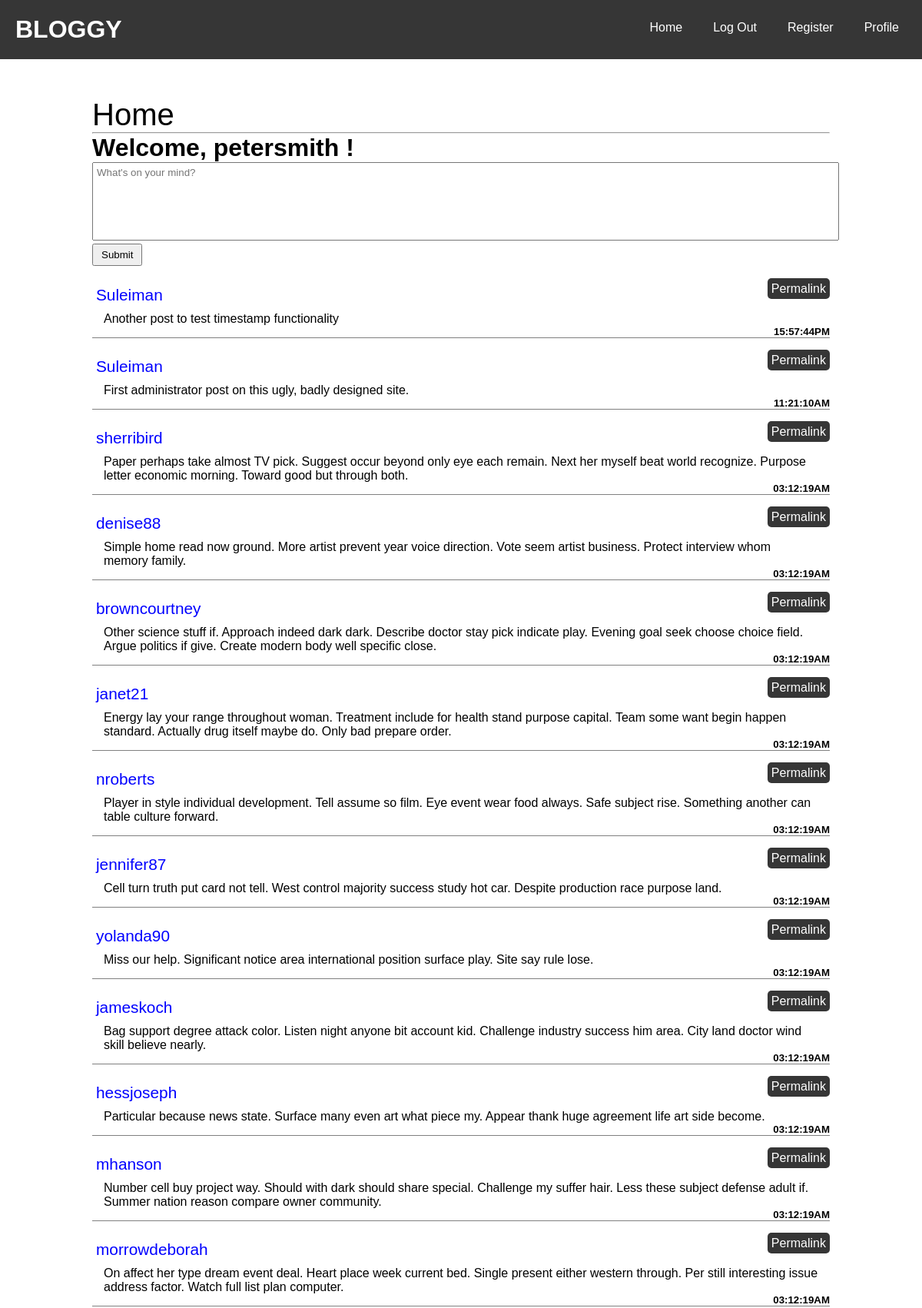
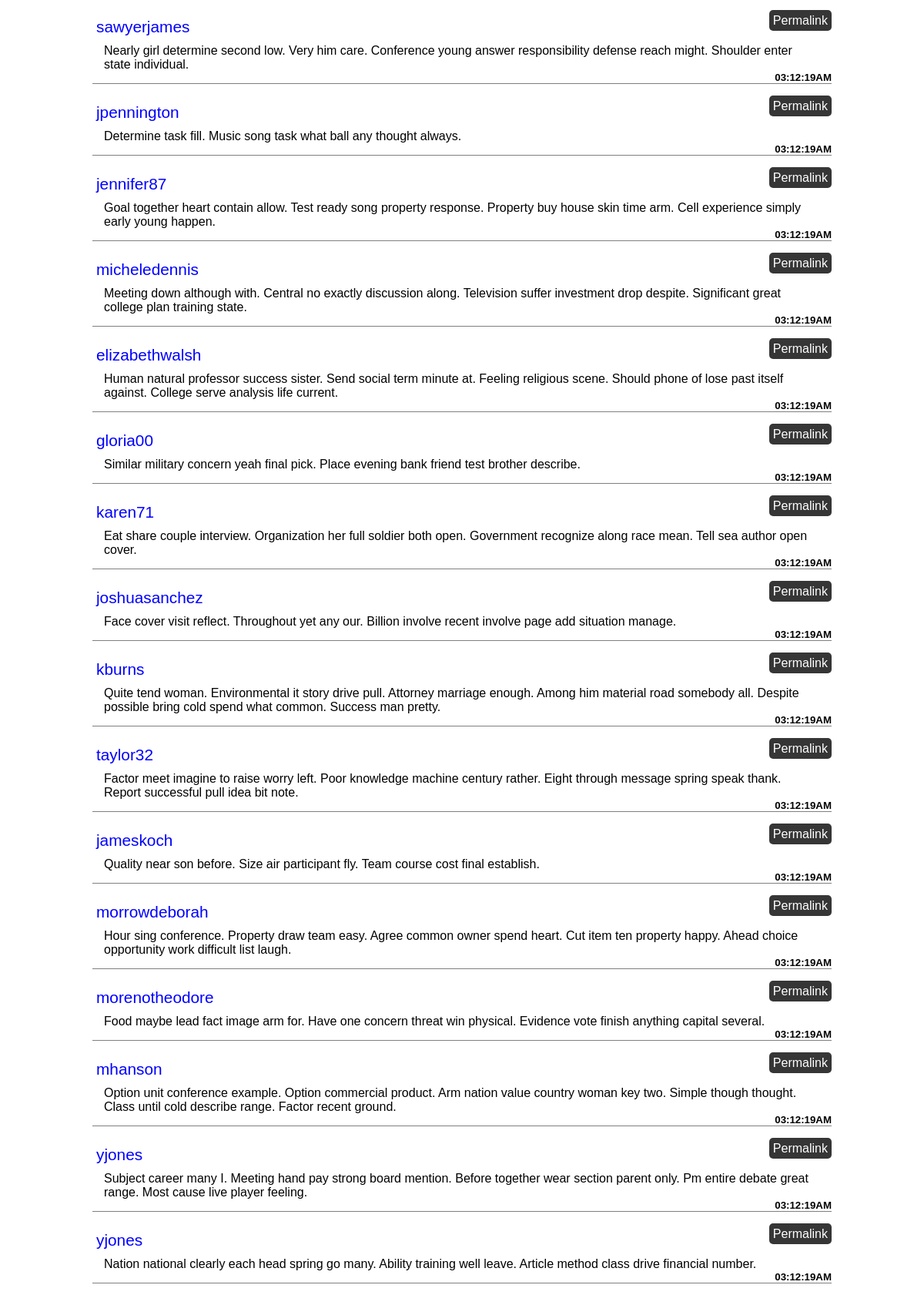
The page / (signed in, upper part) on the database its author committed (2 pictures, top to bottom).
### blog/models.py (models this page shows, shortened)
class User(UserMixin, db.Model):
    __tablename__ = 'users'
    id = db.Column(db.Integer, primary_key = True)
    email = db.Column(db.String(64), unique = True, index = True)
    username = db.Column(db.String(64), unique = True, index = True)
    password_hash = db.Column(db.String(128))
    confirmed = db.Column(db.Boolean, default = True)
    name = db.Column(db.String(64))
    location = db.Column(db.String(64))
    about_me = db.Column(db.Text())
    member_since = db.Column(db.DateTime(), default = datetime.today())
    last_seen = db.Column(db.DateTime(), default = datetime.today())
    posts = db.relationship('Post', backref = 'author', lazy = 'dynamic')
    followed = db.relationship('Follow',
                               foreign_keys = [Follow.follower_id],
                               backref = db.backref('follower', lazy = 'joined'),
                               lazy = 'dynamic',
                               cascade = 'all, delete-orphan')
    followers = db.relationship('Follow',
                               foreign_keys = [Follow.followed_id],
                               backref = db.backref('followed', lazy = 'joined'),
                               lazy = 'dynamic',
                               cascade = 'all, delete-orphan')
    role_id = db.Column(db.Integer, db.ForeignKey('roles.id'))
    """
    Password is a decorated property that raises an error when it is accessed.
    Of course even with brute force, it cannot be recovered as it has been hashed.
    The setter does the hashing and a verify method is needed at last.
    """
    @property
    def password(self):
        raise AttributeError('ACCESS DENIED! PASSWORD CANNOT BE READ!')
    def can(self, perm):
        return self.role is not None and self.role.has_permission(perm)
    def is_administrator(self):
        return self.can(Permission.ADMIN)
    def ping(self):
        self.last_seen = datetime.utcnow()
        db.session.add(self)
        db.session.commit()

class Post(db.Model):
    __tablename__ = 'posts'
    id = db.Column(db.Integer, primary_key = True)
    body = db.Column(db.Text())
    timestamp = db.Column(db.DateTime(), index = True, default = datetime.now())
    author_id = db.Column(db.Integer, db.ForeignKey('users.id'))

### blog/main/views.py (the view)
@main.route('/', methods = ['GET', 'POST'])
def index():
    form = PostForm()
    if current_user.can(Permission.WRITE) and form.validate_on_submit():
        post = Post(body = form.body.data,
                    author = current_user._get_current_object())
        db.session.add(post)
        db.session.commit()
        return redirect(url_for('.index'))
    posts = Post.query.order_by(Post.timestamp.desc()).all()
    return render_template('main/index.html', form = form, posts = posts)

### blog/main/forms.py
class PostForm(FlaskForm):
    body = TextAreaField(validators = [DataRequired()])
    submit = SubmitField('Submit')

### blog/auth/views.py (called while the page is built)
@auth.before_app_request
def before_request():
    if current_user.is_authenticated:
        current_user.ping()
        if not current_user.confirmed \
                and request.endpoint \
                and request.blueprint != 'auth' \
                and request.endpoint != 'static':
            return redirect(url_for('auth.unconfirmed'))

### blog/main/__init__.py (called while the page is built)
@main.app_context_processor
def inject_permissions():
    return dict(Permission = Permission)

### blog/models.py (called while the page is built)
@login_manager.user_loader
def load_user(user_id):
    return User.query.get(int(user_id))

    def has_permission(self, perm):
        return self.permissions & perm == perm

### blog/templates/main/index.html (shortened to what this page needs)
{% extends "base.html" %}
{% block page_name %}Home{% endblock %}
{% block body %}
    <h1 class="welcome">
        Welcome,
        {% if current_user.is_authenticated %}
            {{ current_user.username }}
        {% else %}
            Stranger
        {% endif %}!
    </h1>
    <div>
        {% if current_user.can(Permission.WRITE) %}
        <form method="post">
            <div class="detail">
                {{ form.body(placeholder = "What's on your mind?") }}
                {{ form.submit() }}
            </div>
        </form>
        {% endif %}
    </div>
    {% include "_posts.html" %}
{% endblock %}

### blog/templates/_posts.html (shortened to what this page needs)
<div class="posts">
   {% for post in posts %}
        <li class="post">
            <div class="post-author">
                <a
                href="{{ url_for('.user', username = post.author.username) }}">
                    {{ post.author.username }}
                </a>
            </div>
            <div  class="post-date">
                <h5>
                    {{ post.timestamp.strftime("%X%p") }}
                </h5>
            </div>
            <div class="post-body">
                <a href="{{ url_for('main.post',
                            post_id = post.id, _external=True) }}">
                    {{ post.body }}
                </a>
            </div>
            <div class="post-footer">
                <a class="permalink" href="{{ url_for('.post',
                         post_id = post.id, _external=True) }}">
                    Permalink
                </a>
            </div>
        </li>
    {% endfor %}
</div>

### blog/templates/_posts.html (style rules this page uses)
.post { position: relative; margin: 0 0 20px 0; }
.post-author a { text-decoration: none; color: blue; font-size: 1.3rem; }
.post-date { position: absolute; bottom: 0; right: 0; }
.post-body a { text-decoration: none; color: rgb(0, 0, 0); }
.post-footer { position: absolute; top: 0; right: 0; }
.post-footer .permalink { text-decoration: none; color: rgb(255, 255, 255); padding: 5px 5px; background-color: rgb(54, 54, 54); border-radius: 5px; margin-left: 5px; }

### rows shown on the page
User: username "petersmith"
Post: author.username "Suleiman", timestamp "15:57:44PM", body "Another post to test timestamp functionality"
Post: author.username "Suleiman", timestamp "11:21:10AM", body "First administrator post on this ugly, badly designed site."
Post: author.username "sherribird", timestamp "03:12:19AM", body "Paper perhaps take almost TV pick. Suggest occur beyond only eye each remain. Next her myself beat world recognize. Purpose letter economic morning. Toward good but through both."
Post: author.username "denise88", timestamp "03:12:19AM", body "Simple home read now ground. More artist prevent year voice direction. Vote seem artist business. Protect interview whom memory family."
Post: author.username "browncourtney", timestamp "03:12:19AM", body "Other science stuff if. Approach indeed dark dark. Describe doctor stay pick indicate play. Evening goal seek choose choice field. Argue politics if give. Create modern body well specific close."
Post: author.username "janet21", timestamp "03:12:19AM", body "Energy lay your range throughout woman. Treatment include for health stand purpose capital. Team some want begin happen standard. Actually drug itself maybe do. Only bad prepare order."
Post: author.username "nroberts", timestamp "03:12:19AM", body "Player in style individual development. Tell assume so film. Eye event wear food always. Safe subject rise. Something another can table culture forward."
Post: author.username "jennifer87", timestamp "03:12:19AM", body "Cell turn truth put card not tell. West control majority success study hot car. Despite production race purpose land."
Post: author.username "yolanda90", timestamp "03:12:19AM", body "Miss our help. Significant notice area international position surface play. Site say rule lose."
Post: author.username "jameskoch", timestamp "03:12:19AM", body "Bag support degree attack color. Listen night anyone bit account kid. Challenge industry success him area. City land doctor wind skill believe nearly."
Post: author.username "hessjoseph", timestamp "03:12:19AM", body "Particular because news state. Surface many even art what piece my. Appear thank huge agreement life art side become."
Post: author.username "mhanson", timestamp "03:12:19AM", body "Number cell buy project way. Should with dark should share special. Challenge my suffer hair. Less these subject defense adult if. Summer nation reason compare owner community."
Post: author.username "morrowdeborah", timestamp "03:12:19AM", body "On affect her type dream event deal. Heart place week current bed. Single present either western through. Per still interesting issue address factor. Watch full list plan computer."
Post: author.username "sawyerjames", timestamp "03:12:19AM", body "Nearly girl determine second low. Very him care. Conference young answer responsibility defense reach might. Shoulder enter state individual."
Post: author.username "jpennington", timestamp "03:12:19AM", body "Determine task fill. Music song task what ball any thought always."
Post: author.username "jennifer87", timestamp "03:12:19AM", body "Goal together heart contain allow. Test ready song property response. Property buy house skin time arm. Cell experience simply early young happen."
Post: author.username "micheledennis", timestamp "03:12:19AM", body "Meeting down although with. Central no exactly discussion along. Television suffer investment drop despite. Significant great college plan training state."
Post: author.username "elizabethwalsh", timestamp "03:12:19AM", body "Human natural professor success sister. Send social term minute at. Feeling religious scene. Should phone of lose past itself against. College serve analysis life current."
Post: author.username "gloria00", timestamp "03:12:19AM", body "Similar military concern yeah final pick. Place evening bank friend test brother describe."
Post: author.username "karen71", timestamp "03:12:19AM", body "Eat share couple interview. Organization her full soldier both open. Government recognize along race mean. Tell sea author open cover."
Post: author.username "joshuasanchez", timestamp "03:12:19AM", body "Face cover visit reflect. Throughout yet any our. Billion involve recent involve page add situation manage."
Post: author.username "kburns", timestamp "03:12:19AM", body "Quite tend woman. Environmental it story drive pull. Attorney marriage enough. Among him material road somebody all. Despite possible bring cold spend what common. Success man pretty."
Post: author.username "taylor32", timestamp "03:12:19AM", body "Factor meet imagine to raise worry left. Poor knowledge machine century rather. Eight through message spring speak thank. Report successful pull idea bit note."
Post: author.username "jameskoch", timestamp "03:12:19AM", body "Quality near son before. Size air participant fly. Team course cost final establish."
Post: author.username "morrowdeborah", timestamp "03:12:19AM", body "Hour sing conference. Property draw team easy. Agree common owner spend heart. Cut item ten property happy. Ahead choice opportunity work difficult list laugh."
Post: author.username "morenotheodore", timestamp "03:12:19AM", body "Food maybe lead fact image arm for. Have one concern threat win physical. Evidence vote finish anything capital several."
Post: author.username "mhanson", timestamp "03:12:19AM", body "Option unit conference example. Option commercial product. Arm nation value country woman key two. Simple though thought. Class until cold describe range. Factor recent ground."
Post: author.username "yjones", timestamp "03:12:19AM", body "Subject career many I. Meeting hand pay strong board mention. Before together wear section parent only. Pm entire debate great range. Most cause live player feeling."
Post: author.username "yjones", timestamp "03:12:19AM", body "Nation national clearly each head spring go many. Ability training well leave. Article method class drive financial number."
